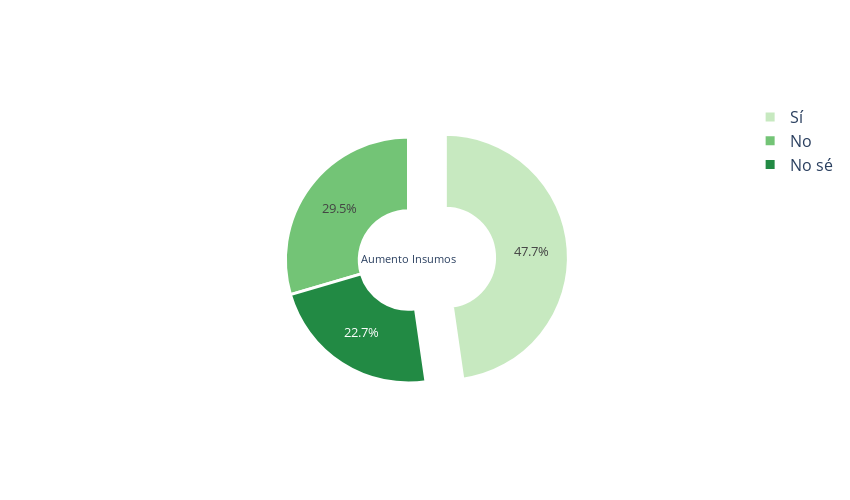

The notebook cell saved with this chart:
### Code cell
#Aumento insumos
si=0
no = 0
nose=0
for i in range(0, len(df)):
    if df['aumento_insumos'][i] == 'Sí':
        si += 1
    if df['aumento_insumos'][i] == 'No':
        no += 1
    if df['aumento_insumos'][i] == 'No sé':
        nose += 1

result = [si, no, nose]
names = ['Sí','No','No sé']

pie_chart(result, names, 'Aumento Insumos', 'Greens')

### Figure 1 — Plotly figure (JSON) as saved in the notebook; plotly's stock layout.template omitted (floating-point values rounded to 4 significant figures)
{"data": [{"hole": 0.4, "labels": ["Sí", "No", "No sé"], "marker": {"colors": ["#c7e9c0", "#73c476", "#228a44"], "line": {"color": "#FFFFFF", "width": 3}}, "pull": [0.3, 0, 0], "textfont": {"size": 13}, "title": {"text": "Aumento Insumos"}, "type": "pie", "values": [21, 13, 10]}], "layout": {"autosize": false, "font": {"size": 16}, "height": 500, "width": 850}}
